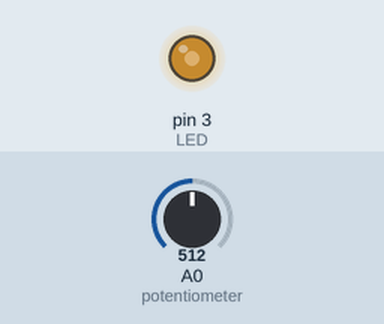
Recording of a sketch running on a simulated Arduino Uno, built with avr-gcc and run on an emulated ATmega328P. Parts: output pins drawn as LEDs (lit = HIGH). The inputs (shaded band) are chosen by the test bench; at power-on: A0 (potentiometer) = 512.

Above: at 1.2 s.
1.3 s: A0 (potentiometer) set to 716
At 2.4 s:
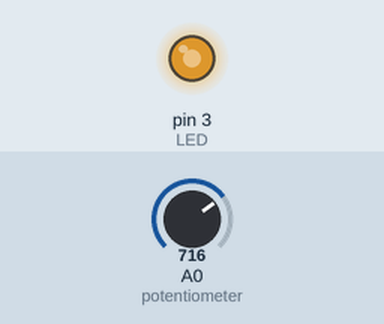
2.8 s: A0 (potentiometer) set to 900
At 3.6 s:
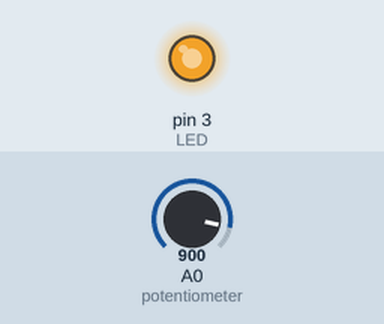
4.3 s: A0 (potentiometer) set to 122
At 4.7 s:
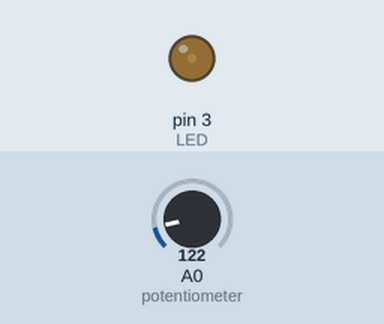
5.8 s: A0 (potentiometer) set to 0
At 7.1 s:
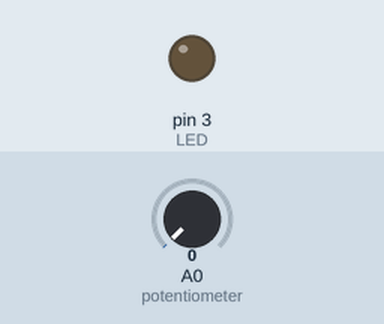
Timing chart, 0 to 8.3 s (numbered marks = the images above; inputs shaded):
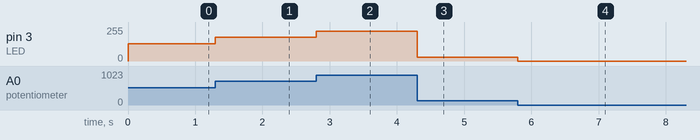

The sketch:

_____2_LED______.ino
```cpp
int potentiometer = A0; //A0 핀을 potentiometer로 변수 설정
int LED = 3; //3번 핀을 LED로 변수 설정

void setup() {
  pinMode(LED, OUTPUT); //LED를 출력모드로 설정
  //아날로그핀은 입력핀이 기본이므로 pinMode를 설정할 필요가 없습니다.
}

void loop() {
  int AI = analogRead(potentiometer);
  //potentiometer을 통해 받는 값(가변저항)을 AI(Analog Input)이라는 변수로 설정

  /* 가변저항에 저항의 변화가 일어나고 아두이노는 이를 감지합니다.
    입력 핀에 입력될 수 있는 값은 1024가지(0~1023)입니다.
    출력 핀이 출력할 수 있는 값은 256가지(0~255)입니다.(PWM 핀)
    입력된 값을 4로 나눠주면 아날로그 값과 디지털 값의 범위가 같게 됩니다. */

  int Brightness = AI / 4; //AI값을 다시 4로 나눈 것을 Brightness라는 변수로 설정
  analogWrite(LED, Brightness); //아날로그 출력 강도를 Brightness로 설정
}
```

Measured:
- after the input at 1.3 s, pin 3 (LED): 128/255 → 179/255 at once
- after the input at 2.8 s, pin 3 (LED): 179/255 → 225/255 at once
- after the input at 4.3 s, pin 3 (LED): 225/255 → 30/255 at once
- after the input at 5.8 s, pin 3 (LED): 30/255 → 0/255 at once
